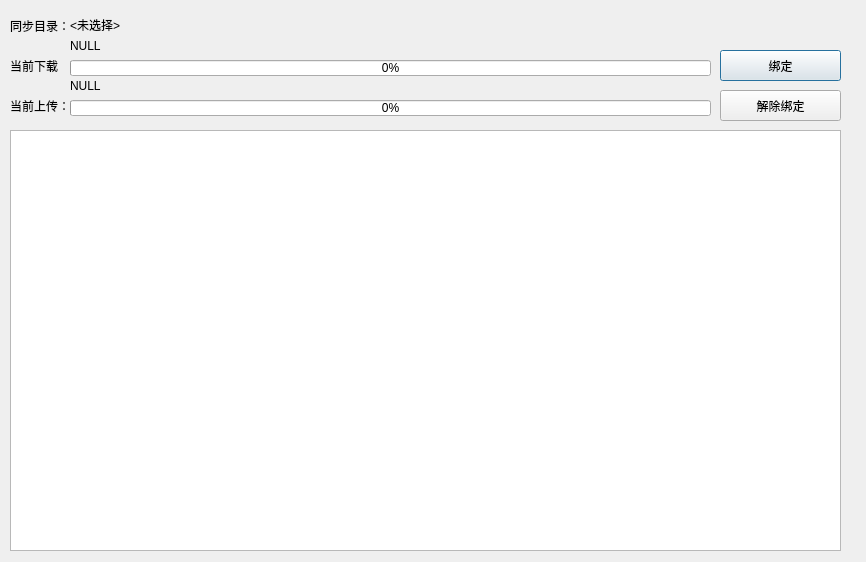
<?xml version="1.0" encoding="UTF-8"?>
<ui version="4.0">
 <class>MainClient</class>
 <widget class="QDialog" name="MainClient">
  <property name="geometry">
   <rect>
    <x>0</x>
    <y>0</y>
    <width>866</width>
    <height>562</height>
   </rect>
  </property>
  <property name="windowTitle">
   <string>Dialog</string>
  </property>
  <widget class="QPushButton" name="pushButton">
   <property name="enabled">
    <bool>true</bool>
   </property>
   <property name="geometry">
    <rect>
     <x>720</x>
     <y>50</y>
     <width>121</width>
     <height>31</height>
    </rect>
   </property>
   <property name="text">
    <string>绑定</string>
   </property>
   <property name="flat">
    <bool>false</bool>
   </property>
  </widget>
  <widget class="QLabel" name="label">
   <property name="geometry">
    <rect>
     <x>10</x>
     <y>10</y>
     <width>101</width>
     <height>31</height>
    </rect>
   </property>
   <property name="text">
    <string>同步目录：</string>
   </property>
  </widget>
  <widget class="QLabel" name="syncPathLabel">
   <property name="geometry">
    <rect>
     <x>70</x>
     <y>10</y>
     <width>561</width>
     <height>31</height>
    </rect>
   </property>
   <property name="text">
    <string>&lt;未选择&gt;</string>
   </property>
  </widget>
  <widget class="QPushButton" name="pushButton_2">
   <property name="geometry">
    <rect>
     <x>720</x>
     <y>90</y>
     <width>121</width>
     <height>31</height>
    </rect>
   </property>
   <property name="text">
    <string>解除绑定</string>
   </property>
  </widget>
  <widget class="QTextBrowser" name="logBrowser">
   <property name="geometry">
    <rect>
     <x>10</x>
     <y>130</y>
     <width>831</width>
     <height>421</height>
    </rect>
   </property>
   <property name="html">
    <string>&lt;!DOCTYPE HTML PUBLIC &quot;-//W3C//DTD HTML 4.0//EN&quot; &quot;http://www.w3.org/TR/REC-html40/strict.dtd&quot;&gt;
&lt;html&gt;&lt;head&gt;&lt;meta name=&quot;qrichtext&quot; content=&quot;1&quot; /&gt;&lt;style type=&quot;text/css&quot;&gt;
p, li { white-space: pre-wrap; }
&lt;/style&gt;&lt;/head&gt;&lt;body style=&quot; font-family:'SimSun'; font-size:9pt; font-weight:400; font-style:normal;&quot;&gt;
&lt;p style=&quot;-qt-paragraph-type:empty; margin-top:0px; margin-bottom:0px; margin-left:0px; margin-right:0px; -qt-block-indent:0; text-indent:0px;&quot;&gt;&lt;br /&gt;&lt;/p&gt;&lt;/body&gt;&lt;/html&gt;</string>
   </property>
   <property name="source">
    <url>
     <string>file:///E:/test.txt</string>
    </url>
   </property>
   <property name="openExternalLinks">
    <bool>false</bool>
   </property>
  </widget>
  <widget class="QLabel" name="downloadInfoLabel">
   <property name="geometry">
    <rect>
     <x>70</x>
     <y>30</y>
     <width>561</width>
     <height>31</height>
    </rect>
   </property>
   <property name="text">
    <string>NULL</string>
   </property>
  </widget>
  <widget class="QLabel" name="label_2">
   <property name="geometry">
    <rect>
     <x>10</x>
     <y>50</y>
     <width>51</width>
     <height>31</height>
    </rect>
   </property>
   <property name="text">
    <string>当前下载：</string>
   </property>
  </widget>
  <widget class="QLabel" name="uploadInfoLabel">
   <property name="geometry">
    <rect>
     <x>70</x>
     <y>70</y>
     <width>561</width>
     <height>31</height>
    </rect>
   </property>
   <property name="text">
    <string>NULL</string>
   </property>
  </widget>
  <widget class="QLabel" name="label_3">
   <property name="geometry">
    <rect>
     <x>10</x>
     <y>90</y>
     <width>101</width>
     <height>31</height>
    </rect>
   </property>
   <property name="text">
    <string>当前上传：</string>
   </property>
  </widget>
  <widget class="QProgressBar" name="downloadBar">
   <property name="geometry">
    <rect>
     <x>70</x>
     <y>60</y>
     <width>641</width>
     <height>16</height>
    </rect>
   </property>
   <property name="value">
    <number>0</number>
   </property>
  </widget>
  <widget class="QProgressBar" name="uploadBar">
   <property name="geometry">
    <rect>
     <x>70</x>
     <y>100</y>
     <width>641</width>
     <height>16</height>
    </rect>
   </property>
   <property name="value">
    <number>0</number>
   </property>
  </widget>
 </widget>
 <resources/>
 <connections/>
</ui>
